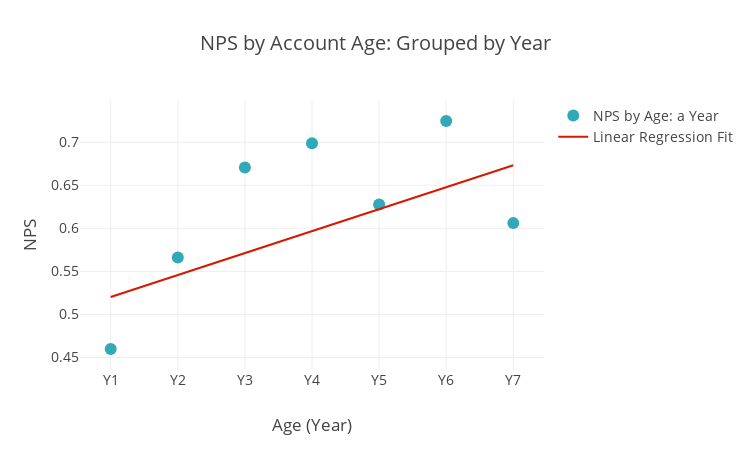

Notebook cell for this chart:
### Code cell
line = [i*0.0255+0.5202 for i in range(0,8)]

data1 = go.Scatter(
    x=agelevel2['Age_Year'],
    y=agelevel2['NPS'],
    mode='markers',
    marker=dict(color='#31A9B8',size=12),
    name = 'NPS by Age: a Year'
)


data2 = go.Scatter(
                  x=agelevel2['Age_Year'], 
                  y=line, 
                  mode='lines',
                  marker=go.Marker(color='#D61800'),
                  name='Linear Regression Fit'
                  )

data = [data1,data2]
#data =[data1]
layout = go.Layout(
    title="NPS by Account Age: Grouped by Year",
    width=750,
    height=450,
    autosize=False,
    #yaxis=dict ( tickmode = 'linear',autorange="reversed",type="category")
    yaxis=dict(
            title='NPS'
        ),
    xaxis=dict(
            title='Age (Year)'
        ),
    font=dict(size=14),
)
fig = go.Figure(data=data,layout=layout)
iplot(fig,show_link=False)
#offline.plot(fig,image_height=450,image_width=750,image='png')
linear = offline.plot(fig, include_plotlyjs=False, output_type='div',show_link=False,image_width=750, image_height=450)

### Figure 1 — Plotly figure (JSON) as saved in the notebook; plotly's stock layout.template omitted (floating-point values rounded to 4 significant figures)
{"data": [{"marker": {"color": "#31A9B8", "size": 12}, "mode": "markers", "name": "NPS by Age: a Year", "type": "scatter", "x": ["Y1", "Y2", "Y3", "Y4", "Y5", "Y6", "Y7"], "y": [0.4599, 0.5662, 0.6705, 0.6989, 0.6277, 0.7246, 0.6061]}, {"marker": {"color": "#D61800"}, "mode": "lines", "name": "Linear Regression Fit", "type": "scatter", "x": ["Y1", "Y2", "Y3", "Y4", "Y5", "Y6", "Y7"], "y": [0.5202, 0.5457, 0.5712, 0.5967, 0.6222, 0.6477, 0.6732, 0.6987]}], "layout": {"autosize": false, "font": {"size": 14}, "height": 450, "title": "NPS by Account Age: Grouped by Year", "width": 750, "xaxis": {"title": "Age (Year)"}, "yaxis": {"title": "NPS"}}}
